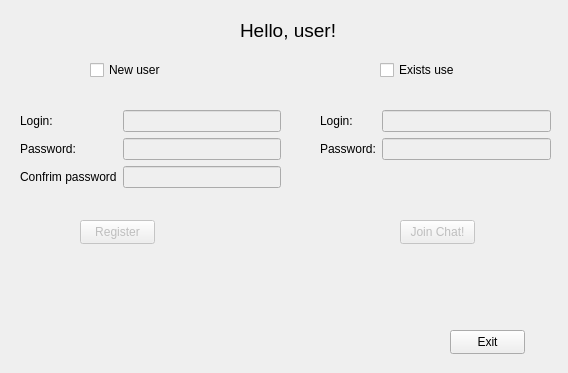
<?xml version="1.0" encoding="UTF-8"?>
<ui version="4.0">
 <class>Dialog</class>
 <widget class="QDialog" name="Dialog">
  <property name="geometry">
   <rect>
    <x>0</x>
    <y>0</y>
    <width>568</width>
    <height>373</height>
   </rect>
  </property>
  <property name="windowTitle">
   <string>Dialog</string>
  </property>
  <widget class="QLabel" name="label">
   <property name="geometry">
    <rect>
     <x>240</x>
     <y>10</y>
     <width>141</width>
     <height>41</height>
    </rect>
   </property>
   <property name="font">
    <font>
     <pointsize>14</pointsize>
    </font>
   </property>
   <property name="text">
    <string>Hello, user!</string>
   </property>
  </widget>
  <widget class="QPushButton" name="register_button">
   <property name="enabled">
    <bool>false</bool>
   </property>
   <property name="geometry">
    <rect>
     <x>80</x>
     <y>220</y>
     <width>75</width>
     <height>24</height>
    </rect>
   </property>
   <property name="text">
    <string>Register</string>
   </property>
  </widget>
  <widget class="QPushButton" name="join_chat_button">
   <property name="enabled">
    <bool>false</bool>
   </property>
   <property name="geometry">
    <rect>
     <x>400</x>
     <y>220</y>
     <width>75</width>
     <height>24</height>
    </rect>
   </property>
   <property name="text">
    <string>Join Chat!</string>
   </property>
  </widget>
  <widget class="QWidget" name="formLayoutWidget">
   <property name="geometry">
    <rect>
     <x>320</x>
     <y>110</y>
     <width>231</width>
     <height>51</height>
    </rect>
   </property>
   <layout class="QFormLayout" name="formLayout">
    <item row="0" column="0">
     <widget class="QLabel" name="loginLabel">
      <property name="text">
       <string>Login:</string>
      </property>
     </widget>
    </item>
    <item row="0" column="1">
     <widget class="QLineEdit" name="loginLineEdit">
      <property name="enabled">
       <bool>false</bool>
      </property>
     </widget>
    </item>
    <item row="1" column="0">
     <widget class="QLabel" name="passwordLabel">
      <property name="text">
       <string>Password:</string>
      </property>
     </widget>
    </item>
    <item row="1" column="1">
     <widget class="QLineEdit" name="passwordLineEdit">
      <property name="enabled">
       <bool>false</bool>
      </property>
     </widget>
    </item>
   </layout>
  </widget>
  <widget class="QWidget" name="formLayoutWidget_2">
   <property name="geometry">
    <rect>
     <x>20</x>
     <y>110</y>
     <width>261</width>
     <height>81</height>
    </rect>
   </property>
   <layout class="QFormLayout" name="formLayout_2">
    <item row="0" column="0">
     <widget class="QLabel" name="loginLabel_2">
      <property name="text">
       <string>Login:</string>
      </property>
     </widget>
    </item>
    <item row="0" column="1">
     <widget class="QLineEdit" name="loginLineEdit_2">
      <property name="enabled">
       <bool>false</bool>
      </property>
     </widget>
    </item>
    <item row="1" column="0">
     <widget class="QLabel" name="passwordLabel_2">
      <property name="text">
       <string>Password:</string>
      </property>
     </widget>
    </item>
    <item row="1" column="1">
     <widget class="QLineEdit" name="passwordLineEdit_2">
      <property name="enabled">
       <bool>false</bool>
      </property>
     </widget>
    </item>
    <item row="2" column="0">
     <widget class="QLabel" name="confrimPasswordLabel">
      <property name="text">
       <string>Confrim password</string>
      </property>
     </widget>
    </item>
    <item row="2" column="1">
     <widget class="QLineEdit" name="confrimPasswordLineEdit">
      <property name="enabled">
       <bool>false</bool>
      </property>
     </widget>
    </item>
   </layout>
  </widget>
  <widget class="QCheckBox" name="checkBox_new_user">
   <property name="geometry">
    <rect>
     <x>90</x>
     <y>60</y>
     <width>75</width>
     <height>20</height>
    </rect>
   </property>
   <property name="text">
    <string>New user</string>
   </property>
  </widget>
  <widget class="QCheckBox" name="checkBox_exist_user">
   <property name="geometry">
    <rect>
     <x>380</x>
     <y>60</y>
     <width>75</width>
     <height>20</height>
    </rect>
   </property>
   <property name="text">
    <string>Exists user</string>
   </property>
  </widget>
  <widget class="QPushButton" name="pushButton_exit">
   <property name="geometry">
    <rect>
     <x>450</x>
     <y>330</y>
     <width>75</width>
     <height>24</height>
    </rect>
   </property>
   <property name="text">
    <string>Exit</string>
   </property>
  </widget>
 </widget>
 <resources/>
 <connections/>
</ui>
